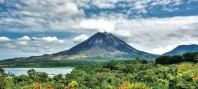
#> input picture Proyecto_4/arenal.jpg, 198 x 89 px
$ python P4_1.py
#> lines starting #> are read from the running program, lines starting #| are printed output that depends on the picture


# ---
#
# ## Universidad de Costa Rica
# ### Escuela de Ingeniería Eléctrica
# #### IE0405 - Modelos Probabilísticos de Señales y Sistemas
#
# ---
#
# * Estudiantes: **Limber Nayib Benavides Araya, Alexa Mariana Carmona Buzo, Carlos Daniel Gómez Vargas y Bryan Josué Ruiz García**
# * Carné (respectivamente): **B12345, B12345, B93319 y B66378**
# * Grupo: **1/2**
#
# ---
# # `P4` - *Modulación digital IQ*
#
# > La modulación digital es una de las aplicaciones del análisis de procesos estocásticos, y es parte de los sistemas digitales de comunicación. Este proyecto presenta una introdución a tópicos fundamentales de la ingeniería de comunicaciones para simular un sistema de transmisión de imágenes de baja resolución.
#
# ---

# ## 3. - Simulando un sistema de comunicaciones
#

# A continuación se especificarán las funciones desarrolladas en la simulación del sistema (considerar que en telecomunicaciones se utiliza **Tx** para referirse a transmisión y **Rx** a recepción):


from PIL import Image
import numpy as np

def fuente_info(imagen):
    '''Una función que simula una fuente de
    información al importar una imagen y
    retornar un vector de NumPy con las
    dimensiones de la imagen, incluidos los
    canales RGB: alto x largo x 3 canales

    :param imagen: Una imagen en formato JPG
    :return: un vector de pixeles
    '''
    img = Image.open(imagen)

    return np.array(img)


#----------------------------------------------------------------------------------

import numpy as np

def rgb_a_bit(array_imagen):
    '''Convierte los pixeles de base
    decimal (de 0 a 255) a binaria
    (de 00000000 a 11111111).

    :param imagen: array de una imagen
    :return: Un vector de (1 x k) bits 'int'
    '''
    # Obtener las dimensiones de la imagen
    x, y, z = array_imagen.shape

    # Número total de elementos (pixeles x canales)
    n_elementos = x * y * z

    # Convertir la imagen a un vector unidimensional de n_elementos
    pixeles = np.reshape(array_imagen, n_elementos)

    # Convertir los canales a base 2
    bits = [format(pixel, '08b') for pixel in pixeles]
    bits_Rx = np.array(list(''.join(bits)))

    return bits_Rx.astype(int)


# #### 3.1.3. - Esquema de modulación BPSK


import numpy as np

def modulador(bits, fc, mpp):
    '''Un método que simula el esquema de
    modulación digital BPSK.

    :param bits: Vector unidimensional de bits
    :param fc: Frecuencia de la portadora en Hz
    :param mpp: Cantidad de muestras por periodo de onda portadora
    :return: Un vector con la señal modulada
    :return: Un valor con la potencia promedio [W]
    :return: La onda portadora c(t)
    :return: La onda cuadrada moduladora (información)
    '''
    # 1. Parámetros de la 'señal' de información (bits)
    N = len(bits) # Cantidad de bits

    # 2. Construyendo un periodo de la señal portadora c(t)
    Tc = 1 / fc  # periodo [s]
    t_periodo = np.linspace(0, Tc, mpp)  # mpp: muestras por período
    portadora = np.sin(2*np.pi*fc*t_periodo)

    # 3. Inicializar la señal modulada s(t)
    t_simulacion = np.linspace(0, N*Tc, N*mpp)
    senal_Tx = np.zeros(t_simulacion.shape)
    moduladora = np.zeros(t_simulacion.shape)  # (opcional) señal de bits

    # 4. Asignar las formas de onda según los bits (BPSK)
    for i, bit in enumerate(bits):
        if bit == 1:
            senal_Tx[i*mpp : (i+1)*mpp] = portadora
            moduladora[i*mpp : (i+1)*mpp] = 1
        else:
            senal_Tx[i*mpp : (i+1)*mpp] = portadora * -1
            moduladora[i*mpp : (i+1)*mpp] = 0

    # 5. Calcular la potencia promedio de la señal modulada
    P_senal_Tx = (1 / (N*Tc)) * np.trapz(pow(senal_Tx, 2), t_simulacion)

    return senal_Tx, P_senal_Tx, portadora, moduladora


# #### 3.1.4. - Construcción de un canal con ruido AWGN

import numpy as np

def canal_ruidoso(senal_Tx, Pm, SNR):
    '''Un bloque que simula un medio de trans-
    misión no ideal (ruidoso) empleando ruido
    AWGN. Pide por parámetro un vector con la
    señal provieniente de un modulador y un
    valor en decibelios para la relación señal
    a ruido.

    :param senal_Tx: El vector del modulador
    :param Pm: Potencia de la señal modulada
    :param SNR: Relación señal-a-ruido en dB
    :return: La señal modulada al dejar el canal
    '''
    # Potencia del ruido generado por el canal
    Pn = Pm / pow(10, SNR/10)

    # Generando ruido auditivo blanco gaussiano (potencia = varianza)
    ruido = np.random.normal(0, np.sqrt(Pn), senal_Tx.shape)

    # Señal distorsionada por el canal ruidoso
    senal_Rx = senal_Tx + ruido

    return senal_Rx


# #### 3.1.5. - Esquema de demodulación


import numpy as np

def demodulador(senal_Rx, portadora, mpp):
    '''Un método que simula un bloque demodulador
    de señales, bajo un esquema BPSK. El criterio
    de demodulación se basa en decodificación por
    detección de energía.

    :param senal_Rx: La señal recibida del canal
    :param portadora: La onda portadora c(t)
    :param mpp: Número de muestras por periodo
    :return: Los bits de la señal demodulada
    '''
    # Cantidad de muestras en senal_Rx
    M = len(senal_Rx)

    # Cantidad de bits (símbolos) en transmisión
    N = int(M / mpp)

    # Vector para bits obtenidos por la demodulación
    bits_Rx = np.zeros(N)

    # Vector para la señal demodulada
    senal_demodulada = np.zeros(senal_Rx.shape)

    # Pseudo-energía de un período de la portadora
    Es = np.sum(portadora * portadora)

    # Demodulación
    for i in range(N):
        # Producto interno de dos funciones
        producto = senal_Rx[i*mpp : (i+1)*mpp] * portadora
        Ep = np.sum(producto)
        senal_demodulada[i*mpp : (i+1)*mpp] = producto

        # Criterio de decisión por detección de energía
        if Ep > 0:
            bits_Rx[i] = 1
        else:
            bits_Rx[i] = 0

    return bits_Rx.astype(int), senal_demodulada


# #### 3.1.6. - Reconstrucción de la imagen


import numpy as np

def bits_a_rgb(bits_Rx, dimensiones):
    '''Un blque que decodifica el los bits
    recuperados en el proceso de demodulación

    :param: Un vector de bits 1 x k
    :param dimensiones: Tupla con dimensiones de la img.
    :return: Un array con los pixeles reconstruidos
    '''
    # Cantidad de bits
    N = len(bits_Rx)

    # Se reconstruyen los canales RGB
    bits = np.split(bits_Rx, N / 8)

    # Se decofican los canales:
    canales = [int(''.join(map(str, canal)), 2) for canal in bits]
    pixeles = np.reshape(canales, dimensiones)

    return pixeles.astype(np.uint8)


# ### 3.2. - Simulación del sistema de comunicaciones con modulación BPSK
#
# **Nota**: esta simulación tarda un poco y quizá hay que hacerla dos veces.


import numpy as np
import matplotlib.pyplot as plt
import time

# Parámetros
fc = 5000  # frecuencia de la portadora
mpp = 20   # muestras por periodo de la portadora
SNR = -5   # relación señal-a-ruido del canal

# Iniciar medición del tiempo de simulación
inicio = time.time()

# 1. Importar y convertir la imagen a trasmitir
imagen_Tx = fuente_info('arenal.jpg')
#> in fuente_info, img is the input picture: PIL image 198x89 RGB; mean R, G, B 129.7, 152.6, 147.8
dimensiones = imagen_Tx.shape

# 2. Codificar los pixeles de la imagen
bits_Tx = rgb_a_bit(imagen_Tx)
#> in rgb_a_bit, `bits = [format(pixel, '08b') for pixel in pixeles]`: bits = 52866 items

# 3. Modular la cadena de bits usando el esquema BPSK
senal_Tx, Pm, portadora, moduladora = modulador(bits_Tx, fc, mpp)
#> in modulador, `N = len(bits)`: N = 422928
#> the loop in modulador, `for i, bit in enumerate(bits):` made 422928 passes
#> bit on passes 1 to 3: 1, 0, 1
#> in modulador, `P_senal_Tx = (1 / (N*Tc)) * np.trapz(pow(senal_Tx, 2), t_simulacion)`: P_senal_Tx = 0.475
#> Pm = 0.475; portadora = 20 values, max 0.997 at index 5, min -0.997 at index 14, mean -1.22e-17

# 4. Se transmite la señal modulada, por un canal ruidoso
senal_Rx = canal_ruidoso(senal_Tx, Pm, SNR)
#> in canal_ruidoso, `Pn = Pm / pow(10, SNR/10)`: Pn = 1.5

# 5. Se desmodula la señal recibida del canal
bits_Rx, senal_demodulada = demodulador(senal_Rx, portadora, mpp)
#> in demodulador, `M = len(senal_Rx)`: M = 8458560
#> in demodulador, `N = int(M / mpp)`: N = 422928
#> in demodulador, `Es = np.sum(portadora * portadora)`: Es = 9.5
#> the loop in demodulador, `for i in range(N):` made 422928 passes
#> Ep on passes 1 to 3: 10.53, -6.36, 8.04

# 6. Se visualiza la imagen recibida
imagen_Rx = bits_a_rgb(bits_Rx, dimensiones)
#> in bits_a_rgb, `N = len(bits_Rx)`: N = 422928
#> in bits_a_rgb, `bits = np.split(bits_Rx, N / 8)`: bits = 52866 items
#> in bits_a_rgb, `pixeles = np.reshape(canales, dimensiones)`:
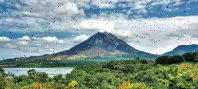
#> pixeles: shape (89, 198, 3) int64; mean of channels 0, 1, 2 129.6, 152.2, 147.5; drawn as R, G, B
Fig = plt.figure(figsize=(10,6))

# Cálculo del tiempo de simulación
print('Duración de la simulación: ', time.time() - inicio)

# 7. Calcular número de errores
errores = sum(abs(bits_Tx - bits_Rx))
#> errores = 2584
BER = errores/len(bits_Tx)
#> BER = 0.00611
print('{} errores, para un BER de {:0.4f}.'.format(errores, BER))
#| 2584 errores, para un BER de 0.0061.

# Mostrar imagen transmitida
ax = Fig.add_subplot(1, 2, 1)
imgplot = plt.imshow(imagen_Tx)
ax.set_title('Transmitido')

# Mostrar imagen recuperada
ax = Fig.add_subplot(1, 2, 2)
imgplot = plt.imshow(imagen_Rx)
ax.set_title('Recuperado')
Fig.tight_layout()

plt.imshow(imagen_Rx)

#------------------------------------------------------------------------


import matplotlib.pyplot as plt

# Visualizar el cambio entre las señales
fig, (ax1, ax2, ax3, ax4) = plt.subplots(nrows=4, sharex=True, figsize=(14, 7))

# La onda cuadrada moduladora (bits de entrada)
ax1.plot(moduladora[0:600], color='r', lw=2)
ax1.set_ylabel('$b(t)$')

# La señal modulada por BPSK
ax2.plot(senal_Tx[0:600], color='g', lw=2)
ax2.set_ylabel('$s(t)$')

# La señal modulada al dejar el canal
ax3.plot(senal_Rx[0:600], color='b', lw=2)
ax3.set_ylabel('$s(t) + n(t)$')

# La señal demodulada
ax4.plot(senal_demodulada[0:600], color='m', lw=2)
ax4.set_ylabel('$b^{\prime}(t)$')
ax4.set_xlabel('$t$ / milisegundos')
fig.tight_layout()
plt.show()
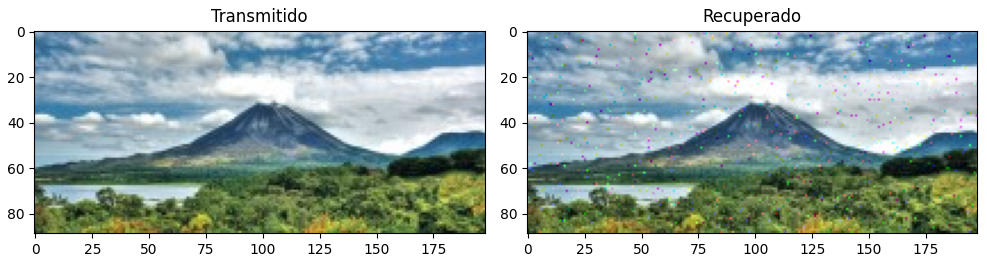
#> figure drawn by matplotlib, 2 panels
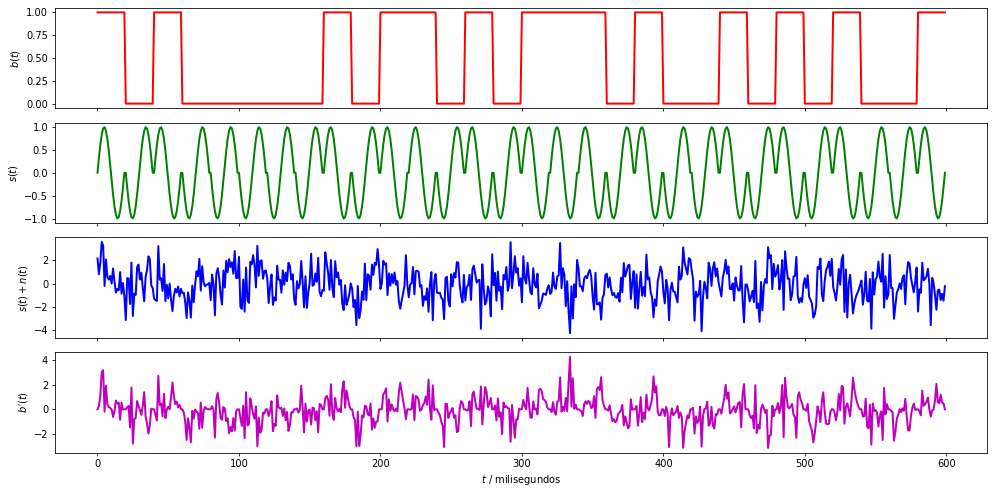
#> figure drawn by matplotlib, 4 panels; panel 4: curve peaks at x = 334, y = 4.24


# ### 3.3. - Modulación IQ


import numpy as np

def modulador8(bits,fc,mmp):
    '''Un método que simula el esquema de
    modulación digital 8-PSK.

    :param bits: Vector unidimensional de bits
    :param fc: Frecuencia de la portadora en Hz
    :param mpp: Cantidad de muestras por periodo de onda portadora
    :return: Un vector con la señal modulada
    :return: Un valor con la potencia promedio [W]
    :return: La onda portadora c(t)
    :return: La onda cuadrada moduladora (información)
    '''

    # 1. Parámetros de la señal
    N = len(bits) # Cantidad de bits

    # 2. Construyendo un periodo de la señal portadora c(t)
    Tc = 1 / fc  # periodo [s]
    t_periodo = np.linspace(0, Tc, mpp)
    # Portadora 1 de s(t)
    portadora1 = np.cos(2*np.pi*fc*t_periodo)
    # Portadora 2 de s(t)
    portadora2 = np.sin(2*np.pi*fc*t_periodo)

    # 3. Inicializar la señal modulada s(t)
    t_simulacion = np.linspace(0, N*Tc, N*mpp)
    senal_Tx1 = np.zeros(t_simulacion.shape)
    senal_Tx2 = np.zeros(t_simulacion.shape)

    # 4. Asignar las formas de onda según los bits (8-PSK)
    for i in range(len(bits)):
        if (i%3 == 0):
            if(bits[i]==1 and bits[i+1]==1 and bits[i+2]==1):
                senal_Tx1[i*mpp : (i+1)*mpp] = portadora1*1
                senal_Tx2[i*mpp : (i+1)*mpp] = portadora2*0

            if(bits[i]==1 and bits[i+1]==1 and bits[i+2]==0):
                senal_Tx1[i*mpp : (i+1)*mpp] = portadora1*np.sqrt(2)/2
                senal_Tx2[i*mpp : (i+1)*mpp] = portadora2*np.sqrt(2)/2

            if(bits[i]==0 and bits[i+1]==1 and bits[i+2]==0):
                senal_Tx1[i*mpp : (i+1)*mpp] = portadora1*0
                senal_Tx2[i*mpp : (i+1)*mpp] = portadora2*1

            if(bits[i]==0 and bits[i+1]==1 and bits[i+2]==1):
                senal_Tx1[i*mpp : (i+1)*mpp] = portadora1*-np.sqrt(2)/2
                senal_Tx2[i*mpp : (i+1)*mpp] = portadora2*np.sqrt(2)/2

            if(bits[i]==0 and bits[i+1]==0 and bits[i+2]==1):
                senal_Tx1[i*mpp : (i+1)*mpp] = portadora1*-1
                senal_Tx2[i*mpp : (i+1)*mpp] = portadora2*0

            if(bits[i]==0 and bits[i+1]==0 and bits[i+2]==0):
                senal_Tx1[i*mpp : (i+1)*mpp] = portadora1*-np.sqrt(2)/2
                senal_Tx2[i*mpp : (i+1)*mpp] = portadora2*-np.sqrt(2)/2

            if(bits[i]==1 and bits[i+1]==0 and bits[i+2]==0):
                senal_Tx1[i*mpp : (i+1)*mpp] = portadora1*0
                senal_Tx2[i*mpp : (i+1)*mpp] = portadora2*-1

            if(bits[i]==1 and bits[i+1]==0 and bits[i+2]==1):
                senal_Tx1[i*mpp : (i+1)*mpp] = portadora1*np.sqrt(2)/2
                senal_Tx2[i*mpp : (i+1)*mpp] = portadora2*-np.sqrt(2)/2

    # Como son dos portadoras y como viajan juntas, se procede a sumar estos
    portadoraT = portadora1 + portadora2
    senal_Tx = senal_Tx1 +senal_Tx2

    # 5. Calcular la potencia promedio de la señal modulada
    P_senal_Tx = (1 / (N*Tc)) * np.trapz(pow(senal_Tx, 2), t_simulacion)

    # Retornar señales importantes
    return senal_Tx, P_senal_Tx, portadora1, portadora2


def demodulador8(senal_Rx, portadora1, portadora2, mpp):
    '''Un método que simula un bloque demodulador
    de señales, bajo un esquema 8-PSK. El criterio
    de demodulación se basa en decodificación por
    detección de energía.

    :param senal_Rx: La señal recibida del canal
    :param portadora: La onda portadora c(t)
    :param mpp: Número de muestras por periodo
    :return: Los bits de la señal demodulada
    '''
    # Cantidad de muestras en senal_Rx
    M = len(senal_Rx)

    # Cantidad de bits (símbolos) en transmisión
    N = int(M / mpp)

    # Vector para bits obtenidos por la demodulación
    bits_Rx = np.zeros(N)

    # Vector para la señal demodulada
    senal_demodulada1 = np.zeros(senal_Rx.shape)
    senal_demodulada2 = np.zeros(senal_Rx.shape)
    senal_demodulada = np.zeros(senal_Rx.shape)

    # Pseudo-energía de un período de la portadora
    Es1 = np.sum(portadora1 * portadora1)
    Es2 = np.sum(portadora2 * portadora2)

    # Demodulación
    for i in range(N):
        # Producto interno de dos funciones
        producto1 = senal_Rx[i*mpp : (i+1)*mpp] * portadora1
        Ep1 = np.sum(producto1)
        senal_demodulada1[i*mpp : (i+1)*mpp] = producto1
        producto2 = senal_Rx[i*mpp : (i+1)*mpp] * portadora2
        Ep2 = np.sum(producto2)
        senal_demodulada2[i*mpp : (i+1)*mpp] = producto2
        h = np.sqrt(2)/2
        senal_demodulada[i*mpp : (i+1)*mpp] = producto1+producto2

        # Criterio de decisión por detección de energía
        if i % 3 == 0:
            if Ep1 >= (1+h)*Es1/2 and Ep2 <=h*Es2/2 and Ep2 >= -h*Es2/2:
                bits_Rx[i] = 1
                bits_Rx[i+1] = 1
                bits_Rx[i+2] = 1
            if Ep1 >= h*Es1/2 and Ep1 <= (1+h)*Es1/2 and Ep2 <= (h+1)*Es2/2 and Ep2 >= h*Es2/2:
                bits_Rx[i] = 1
                bits_Rx[i+1] = 1
                bits_Rx[i+2] = 0
            if Ep1 >= -h*Es1/2 and Ep1 <= h*Es1/2 and Ep2 >= (h+1)*Es2/2:
                bits_Rx[i] = 0
                bits_Rx[i+1] = 1
                bits_Rx[i+2] = 0
            if Ep1 >= -(h+1)*Es1/2 and Ep1 <= -h*Es1/2 and Ep2 <= (h+1)*Es2/2 and Ep2 >= h*Es2/2:
                bits_Rx[i] = 0
                bits_Rx[i+1] = 1
                bits_Rx[i+2] = 1
            if Ep1 <= -(h+1)*Es1/2 and Ep2 <=h*Es2/2 and Ep2 >= -h*Es2/2:
                bits_Rx[i] = 0
                bits_Rx[i+1] = 0
                bits_Rx[i+2] = 1
            if Ep1 >= -(h+1)*Es1/2 and Ep1 <= -h*Es1/2 and Ep2 <= -h*Es2/2 and Ep2 >= -(h+1)*Es2/2:
                bits_Rx[i] = 0
                bits_Rx[i+1] = 0
                bits_Rx[i+2] = 0
            if Ep1 >= -h*Es1/2 and Ep1 <= h*Es1/2 and Ep2 <= -(h+1)*Es2/2:
                bits_Rx[i] = 1
                bits_Rx[i+1] = 0
                bits_Rx[i+2] = 0
            if Ep1 >= h*Es1/2 and Ep1 <= (h+1)*Es1/2 and Ep2 <= -h*Es2/2 and Ep2 >= -(h+1)*Es2/2:
                bits_Rx[i] = 1
                bits_Rx[i+1] = 0
                bits_Rx[i+2] = 1

        else:
            continue

    return bits_Rx.astype(int), senal_demodulada1, senal_demodulada2, senal_demodulada


import numpy as np
import matplotlib.pyplot as plt
import time

# Parámetros
fc = 5000  # frecuencia de la portadora (en comunicaciones inalambricas es 30000+)
mpp = 20   # muestras por periodo de la portadora
SNR = 20   # relación señal-a-ruido del canal

# Iniciar medición del tiempo de simulación
inicio1 = time.time()

# 1. Importar y convertir la imagen a trasmitir
imagen_Tx1 = fuente_info('arenal.jpg')
dimensiones1 = imagen_Tx1.shape

# 2. Codificar los pixeles de la imagen
bits_Tx1 = rgb_a_bit(imagen_Tx1)

# 3. Modular la cadena de bits usando el esquema 8-PSK
senal_Tx, Pm, portadora1, portadora2 = modulador8(bits_Tx1, fc, mpp)
#> in modulador8, `N = len(bits)`: N = 422928
#> in modulador8, `P_senal_Tx = (1 / (N*Tc)) * np.trapz(pow(senal_Tx, 2), t_simulacion)`: P_senal_Tx = 0.167
#> Pm = 0.167; portadora1 = 20 values, max 1 at index 0, min -0.986 at index 9, mean 0.05; portadora2 has the same summary as portadora

# 4. Se transmite la señal modulada, por un canal ruidoso
senal_Rx = canal_ruidoso(senal_Tx, Pm, SNR)

# 5. Se desmodula la señal recibida del canal
bits_Rx8, senal_demodulada1, senal_demodulada2, senal_demodulada = demodulador8(senal_Rx, portadora1, portadora2, mpp)
#> in demodulador8, `M = len(senal_Rx)`: M = 8458560
#> in demodulador8, `N = int(M / mpp)`: N = 422928
#> in demodulador8, `Es1 = np.sum(portadora1 * portadora1)`: Es1 = 10.5
#> in demodulador8, `Es2 = np.sum(portadora2 * portadora2)`: Es2 = 9.5
#> the loop in demodulador8, `for i in range(N):` made 422928 passes
#> (Ep1, Ep2) on passes 1 to 3: (7.28, -6.89), (-0.0708, -0.147), (-0.142, -0.0855)

# 6. Se visualiza la imagen recibida
imagen_Rx8 = bits_a_rgb(bits_Rx8, dimensiones1)
Fig = plt.figure(figsize=(10,6))

# Cálculo del tiempo de simulación
print('Duración de la simulación: ', time.time() - inicio)

# 7. Calcular número de errores
errores = sum(abs(bits_Tx1 - bits_Rx8))
#> errores = 0
BER = errores/len(bits_Tx1)
#> BER = 0
print('{} errores, para un BER de {:0.4f}.'.format(errores, BER))
#| 0 errores, para un BER de 0.0000.

# Mostrar imagen transmitida
ax = Fig.add_subplot(1, 2, 1)
imgplot = plt.imshow(imagen_Tx1)
ax.set_title('Transmitido')

# Mostrar imagen recuperada
ax = Fig.add_subplot(1, 2, 2)
imgplot = plt.imshow(imagen_Rx8)
ax.set_title('Recuperado')
Fig.tight_layout()

plt.imshow(imagen_Rx8)


import matplotlib.pyplot as plt

# Visualizar el cambio entre las señales
fig, (ax1, ax2, ax3) = plt.subplots(nrows=3, sharex=True, figsize=(14, 7))

# La señal modulada por 8-PSK
ax1.plot(senal_Tx[0:600], color='g', lw=2)
ax1.set_ylabel('$s(t)$')

# La señal modulada al dejar el canal
ax2.plot(senal_Rx[0:600], color='b', lw=2)
ax2.set_ylabel('$s(t) + n(t)$')

# La señal demodulada
ax3.plot(senal_demodulada[0:600], color='m', lw=2)
ax3.set_ylabel('$b^{\prime}(t)$')
ax3.set_xlabel('$t$ / milisegundos')
fig.tight_layout()
plt.show()
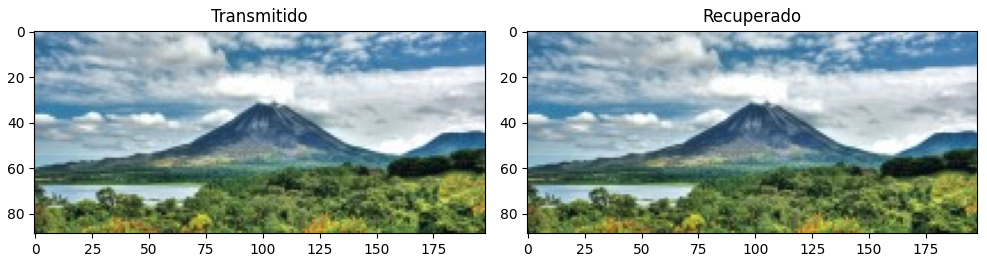
#> figure drawn by matplotlib, 2 panels
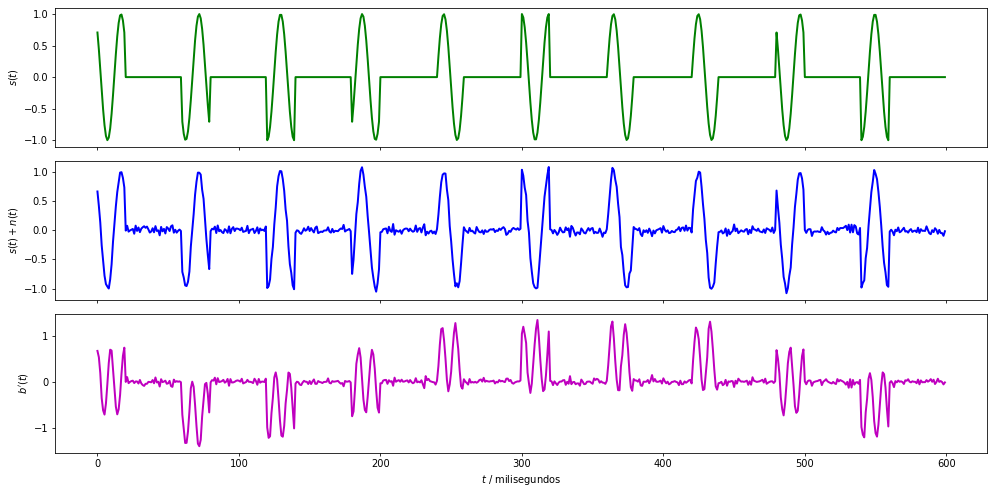
#> figure drawn by matplotlib, 3 panels; panel 3: curve peaks at x = 311, y = 1.34


# Pruebas con otros SNR para observar la respuesta de la demodulación cuando la relación de ruido a señal
SNR = [-5, 0]

for i, snr in enumerate(SNR):
    import numpy as np
    import matplotlib.pyplot as plt
    import time

    # Parámetros
    fc = 5000  # frecuencia de la portadora (en comunicaciones inalambricas es 30000+)
    mpp = 20   # muestras por periodo de la portadora
    SNR = snr   # relación señal-a-ruido del canal

    # Iniciar medición del tiempo de simulación
    inicio1 = time.time()

    # 1. Importar y convertir la imagen a trasmitir
    imagen_Tx1 = fuente_info('arenal.jpg')
    dimensiones1 = imagen_Tx1.shape

    # 2. Codificar los pixeles de la imagen
    bits_Tx1 = rgb_a_bit(imagen_Tx1)

    # 3. Modular la cadena de bits usando el esquema 8-PSK
    senal_Tx, Pm, portadora1, portadora2 = modulador8(bits_Tx1, fc, mpp)

    # 4. Se transmite la señal modulada, por un canal ruidoso
    senal_Rx = canal_ruidoso(senal_Tx, Pm, SNR)

    # 5. Se desmodula la señal recibida del canal
    bits_Rx8, senal_demodulada1, senal_demodulada2, senal_demodulada = demodulador8(senal_Rx, portadora1, portadora2, mpp)
#> the loop in demodulador8 (call 2), `for i in range(N):` made 422928 passes
#> (Ep1, Ep2) on passes 1 to 3: (5.77, -5.13), (1.46, -1.18), (0.857, -1.77)

    # 6. Se visualiza la imagen recibida
    imagen_Rx8 = bits_a_rgb(bits_Rx8, dimensiones1)
#> call 3 of bits_a_rgb, with bits_Rx = array of shape (422928,), dimensiones = (89, 198, 3)
#> in bits_a_rgb (call 3), `pixeles = np.reshape(canales, dimensiones)`:
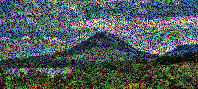
#> pixeles: shape (89, 198, 3) int64; mean of channels 0, 1, 2 74.9, 88.8, 85.9; drawn as R, G, B
    Fig = plt.figure(figsize=(10,6))

    # Cálculo del tiempo de simulación
    print('Duración de la simulación: ', time.time() - inicio)

    # 7. Calcular número de errores
    errores = sum(abs(bits_Tx1 - bits_Rx8))
    BER = errores/len(bits_Tx1)
    print('{} errores, para un BER de {:0.4f}.'.format(errores, BER))
#| 96380 errores, para un BER de 0.2279.
#> (the rest of the program and of its run is left out)
